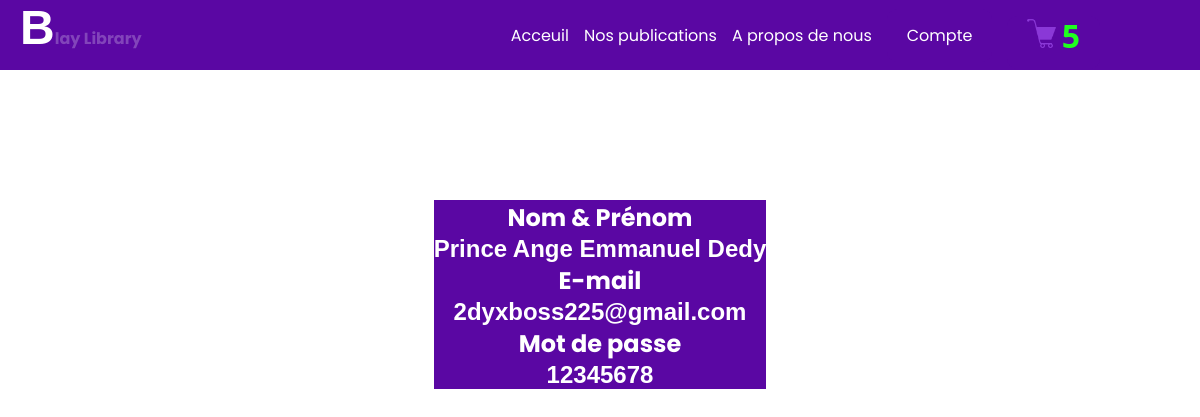
/useprid, run on the app's committed database.
### app.py (models this page shows, shortened)
class Connecter(db.Model):
    id = db.Column(db.Integer, primary_key = True)
    first_name = db.Column(db.String(20), unique = False , nullable = False)
    last_name = db.Column(db.String(20), unique = True , nullable = False)
    age = db.Column(db.String(8),nullable = False)

### app.py (the view)
@app.route('/useprid')
def useprid():
    user = Connecter.query.all()
    data = Userpaniere.query.all()
    zee = Connecter.query.get(1)
    frr = []
    for i in data :
        if i.mail == zee.last_name :
            frr.append(i)
    az = len(frr)
    er =[az,user]
    return render_template('useprid.html',ae = er)

### templates/useprid.html (shortened to what this page needs)
<!DOCTYPE html>
<html lang="en">
<head>
    <link rel="stylesheet" href="static/CSS/achat.css">
</head>
<body>
    <div class="fixe">
        <div class="lofo">
            <strong><p style="color: rgba(162, 117, 204, 0.555);"><span style="font-family: 'Gill Sans', 'Gill Sans MT', Calibri, 'Trebuchet MS', sans-serif;font-size: 3rem;color: white">B</span>lay Library</p></strong>
        </div>
        <div class="lofo1">
            <nav>
                <ul>
                    <li>
                        <a href="/home" style="color: white;">Acceuil</a>
                    </li>
                    <li>
                        <a href="/achat" style="color: white;">Nos publications</a>
                    </li>
                    <li>
                        <a href="/home#apeo" style="color: white;">A propos de nous</a>
                    </li>
                    <li>
                        <a style="padding: 15px 20px;background-color: rgb(90, 7, 163);color: white;border-radius: 10px;" href="/useprid">Compte</a>
                    </li>
                    <li>
                        <a style="padding: 15px 20px;background-color: rgb(90, 7, 163);color: rgb(31, 255, 31);border-radius: 10px;" href="/panieruser"><img src="{{url_for('static', filename='IMAGES/charrete.png')}}" style="filter: invert(24%) sepia(50%) saturate(3691%) hue-rotate(260deg) brightness(95%) contrast(92%);" alt="" height="30px" width="30px">
                            {% if ae%}
                            <span style="font-family: system-ui, -apple-system, BlinkMacSystemFont, 'Segoe UI', Roboto, Oxygen, Ubuntu, Cantarell, 'Open Sans', 'Helvetica Neue', sans-serif;font-weight: bolder;font-size: 2rem;">{{ae[0]}}</span>
                            {% endif %}
                        </a>
                    </li>
                </ul>
            </nav>
        </div>
    </div>
    <div class="hre">
        <div class="liv" style="background-color: rgb(90, 7, 163);" >
            {% for data in ae[1] %}
            <h1 style="text-align: center;color: white;font-size: 1.5rem;font-family: 'Trebuchet MS', 'Lucida Sans Unicode', 'Lucida Grande', 'Lucida Sans', Arial, sans-serif;"> <span>Nom & Prénom</span> <br> {{data.first_name}}</h1>
            <h1 style="text-align: center;color: white;font-size: 1.5rem;font-family: 'Trebuchet MS', 'Lucida Sans Unicode', 'Lucida Grande', 'Lucida Sans', Arial, sans-serif;"><span>E-mail</span> <br>{{data.last_name}}</h1>
            <h1 style="text-align: center;color: white;font-size: 1.5rem;font-family: 'Trebuchet MS', 'Lucida Sans Unicode', 'Lucida Grande', 'Lucida Sans', Arial, sans-serif;"><span >Mot de passe</span> <br>{{data.age}}</h1>
            {% endfor %}
        </div>
    </div>
</body>
</html>

### static/CSS/achat.css (style rules this page uses)
* { box-sizing: border-box; margin: 0; padding: 0; font-family: 'Poppins', sans-serif; }
@media (min-width:1000px) { .lofo1 { display: flex; align-items: center; justify-content: end; width: 80%; padding-right: 100px; height: 100%; background-color: rgb(90, 7, 163); } }
@media (min-width:1000px) { .lofo1 nav ul li { list-style-type: none; } }
@media (min-width:1000px) { .lofo1 nav ul a { text-decoration: none; } }
@media (min-width:1000px) { .lofo1 nav ul { display: flex; gap: 15px; align-items: center; justify-content: center; color: white; } }
body { width: 100%; background-color: white; padding-top: 200px; display: flex; align-items: center; flex-direction: column; justify-content: center; }
.hre { height: 100%; width: 100%; background-color: white; display: flex; align-items: center; flex-direction: column; gap: 20px; justify-content: center; }
li { list-style-type: none; }
a { text-decoration: none; color: black; }
.fixe { width: 100%; height: 70px; top: 0; display: flex; flex-wrap: wrap; align-items: end; justify-content: space-between; position: fixed; background-color: rgb(90, 7, 163); }
.lofo { width: 200px; padding-left: 20px; height: 100%; background-color: rgb(90, 7, 163); }

### data on the page
Connecter: first_name "Prince Ange Emmanuel Dedy", last_name "2dyxboss225@gmail.com", age "12345678"

### other printed values
{{ ae[0] }} "5"
